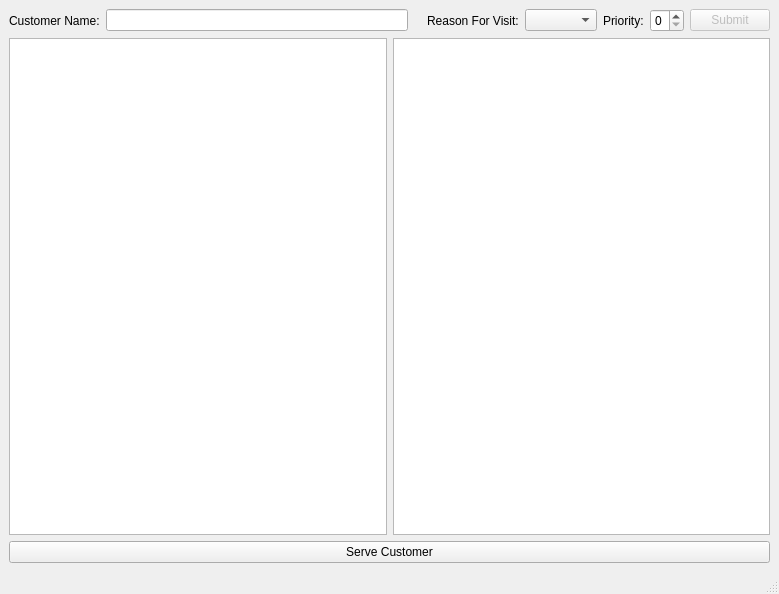
<?xml version="1.0" encoding="UTF-8"?>
<ui version="4.0">
 <class>MainWindow</class>
 <widget class="QMainWindow" name="MainWindow">
  <property name="geometry">
   <rect>
    <x>0</x>
    <y>0</y>
    <width>779</width>
    <height>594</height>
   </rect>
  </property>
  <property name="sizePolicy">
   <sizepolicy hsizetype="Expanding" vsizetype="Expanding">
    <horstretch>0</horstretch>
    <verstretch>0</verstretch>
   </sizepolicy>
  </property>
  <property name="windowTitle">
   <string>Appointment Manager</string>
  </property>
  <widget class="QWidget" name="centralwidget">
   <layout class="QGridLayout" name="gridLayout">
    <item row="1" column="0">
     <layout class="QHBoxLayout" name="horizontalLayout_2">
      <item>
       <widget class="QListView" name="appointmentLv"/>
      </item>
      <item>
       <widget class="QListWidget" name="customersServedLw"/>
      </item>
     </layout>
    </item>
    <item row="2" column="0">
     <layout class="QVBoxLayout" name="verticalLayout">
      <item>
       <widget class="QPushButton" name="serveBtn">
        <property name="text">
         <string>Serve Customer</string>
        </property>
       </widget>
      </item>
     </layout>
    </item>
    <item row="0" column="0">
     <layout class="QHBoxLayout" name="horizontalLayout">
      <item>
       <widget class="QLabel" name="customerNameLb">
        <property name="text">
         <string>Customer Name:</string>
        </property>
       </widget>
      </item>
      <item>
       <widget class="QLineEdit" name="customerNameTb">
        <property name="toolTip">
         <string>Enter Customers Name</string>
        </property>
        <property name="text">
         <string/>
        </property>
       </widget>
      </item>
      <item>
       <widget class="QLabel" name="reasonForVistLb">
        <property name="text">
         <string/>
        </property>
       </widget>
      </item>
      <item>
       <widget class="QLabel" name="appointmentLb">
        <property name="text">
         <string>Reason For Visit:</string>
        </property>
       </widget>
      </item>
      <item>
       <widget class="QComboBox" name="resonForVistCb">
        <property name="toolTip">
         <string>Enter Reason for visit</string>
        </property>
       </widget>
      </item>
      <item>
       <widget class="QLabel" name="priorityLb">
        <property name="text">
         <string>Priority:</string>
        </property>
       </widget>
      </item>
      <item>
       <widget class="QSpinBox" name="prioritySb">
        <property name="toolTip">
         <string>Enter Customers Priority</string>
        </property>
        <property name="toolTipDuration">
         <number>1</number>
        </property>
        <property name="maximum">
         <number>5</number>
        </property>
       </widget>
      </item>
      <item>
       <widget class="QPushButton" name="submitBtn">
        <property name="enabled">
         <bool>false</bool>
        </property>
        <property name="text">
         <string>Submit</string>
        </property>
       </widget>
      </item>
     </layout>
    </item>
   </layout>
  </widget>
  <widget class="QMenuBar" name="menubar">
   <property name="geometry">
    <rect>
     <x>0</x>
     <y>0</y>
     <width>779</width>
     <height>23</height>
    </rect>
   </property>
  </widget>
  <widget class="QStatusBar" name="statusbar"/>
 </widget>
 <resources/>
 <connections/>
</ui>
